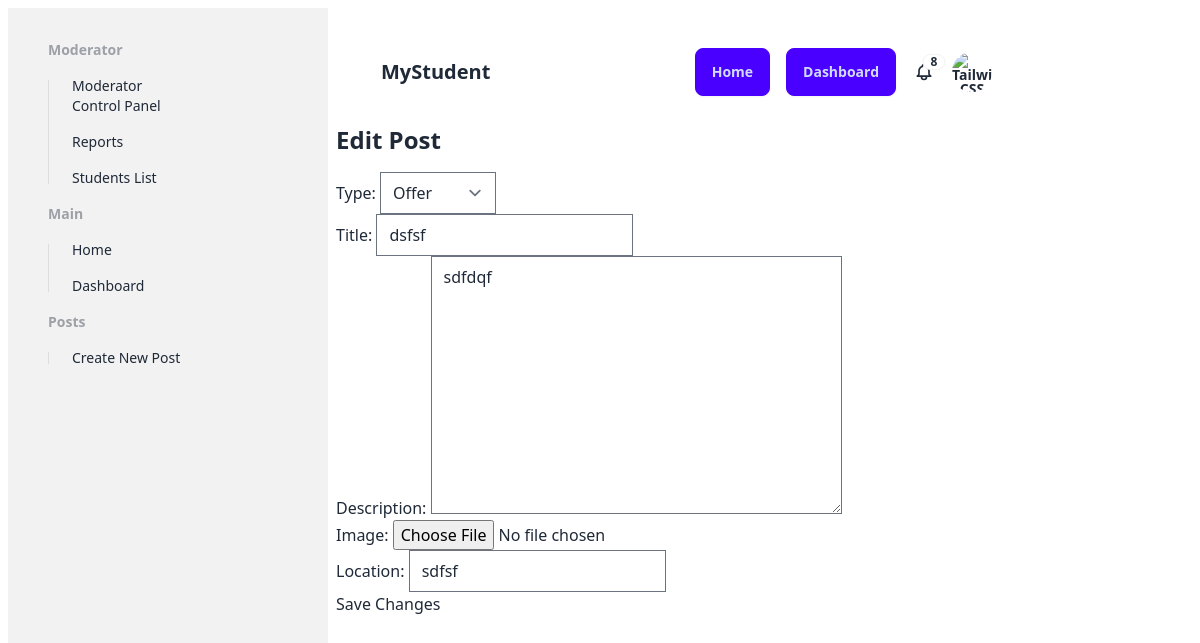
The app's page /posts/1/edit/ (signed in) with its own data.
### core/models.py (models this page shows, shortened)
class Post(models.Model):
    TYPE_CHOICES = (
        (0, 'Offer'),
        (1, 'Request'),
    )
    id = models.AutoField(primary_key=True)
    type = models.IntegerField(choices=TYPE_CHOICES)
    title = models.CharField(max_length=255)
    description = models.TextField()
    image = models.ImageField(blank=True, upload_to='post_images/')
    creator = models.ForeignKey(User, on_delete=models.CASCADE)
    created_at = models.DateTimeField(auto_now_add=True)

class Logement(Post):
    location = models.CharField(max_length=255)

### core/views.py (the view)
# urls.py: path('posts/<int:pk>/edit/', PostUpdateView.as_view(), name='post_update'),
class PostUpdateView(LoginRequiredMixin, UpdateView):
    model = Post
    template_name = 'posts/post_update.html'
    success_url = reverse_lazy('dashboard')
    def get_object(self, queryset=None):
        post = super().get_object(queryset)
        if hasattr(post, 'recommandation'):
            return post.recommandation
        elif hasattr(post, 'transport'):
            return post.transport
        elif hasattr(post, 'stage'):
            return post.stage
        elif hasattr(post, 'evenement'):
            return post.evenement
        elif hasattr(post, 'logement'):
            return post.logement
        else:
            return None
    def get_form_class(self):
        post = self.object
        if hasattr(post, 'recommandation'):
            return RecommandationForm
        elif hasattr(post, 'transport'):
            return TransportForm
        elif hasattr(post, 'stage'):
            return StageForm
        elif hasattr(post, 'evenement'):
            return EvenementForm
        elif hasattr(post, 'logement'):
            return LogementForm
        else:
            return None
    def get_queryset(self):
        queryset = super().get_queryset()
        return queryset.filter(creator=self.request.user)

### core/forms.py
class LogementForm(BasePostForm):
    location = forms.CharField(label='Location', max_length=255, required=True)
    class Meta:
        model = Logement
        fields = BasePostForm.Meta.fields + ('location',)

### core/context_processors.py (called while the page is built)
def tailwind_version(request):
    return {'TAILWIND_VERSION': settings.TAILWIND_VERSION}

### core/templates/posts/post_update.html (shortened to what this page needs)
{% load static tailwind_tags %}
<!DOCTYPE html>
<html lang="en">
  <head>
    <link
      rel="stylesheet"
      href="https://cdnjs.cloudflare.com/ajax/libs/font-awesome/6.5.1/css/all.min.css"
    />
    {% tailwind_css %}
    <link rel="stylesheet" type="text/css" href="{% static 'css/main.css' %}" />
  </head>
  <body class="container">
    <div class="menu">{% include 'components/sidebar.html' %}</div>
    <div class="content">
      <div class="home_container">
        {% include 'components/navbar.html' %}
        <h1 class="text-2xl font-bold mb-4">Edit Post</h1>
    <form method="post">
        {{ form.as_p }}
        <button type="submit">Save Changes</button>
    </form>
      </div>
  </body>
</html>

### core/static/css/main.css (style rules this page uses)
.container { display: flex; }
.menu { flex: 1; }
.content { flex: 4; }
.home_container { padding: 20px; border-radius: 10px; margin-top: 20px; }

### records on screen
Post: title "dsfsf", description "sdfdqf"
Logement: location "sdfsf"
